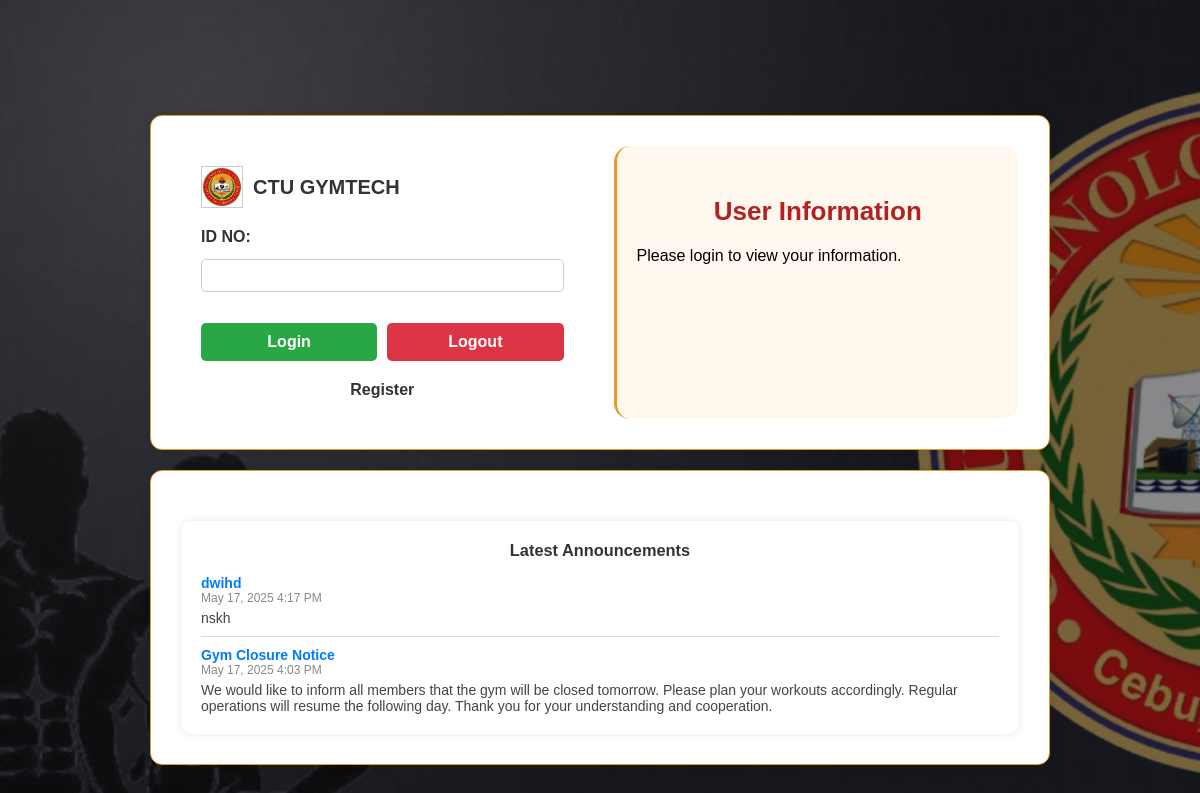
Page /GYM/user/user_login.php on the committed database.
### tables this page shows
CREATE TABLE `announcements` (
  `id` int(11) NOT NULL,
  `title` varchar(255) NOT NULL,
  `message` text NOT NULL,
  `created_at` datetime DEFAULT current_timestamp()
);

### GYM/user/user_login.php (the view, shortened to what this page needs)
<?php
$servername = "localhost";
$username = "root";
$password = "";
$dbname = "gym_management";
$conn = new mysqli($servername, $username, $password, $dbname);
$announcements = [];
$query = "SELECT * FROM announcements ORDER BY created_at DESC LIMIT 5";
$result = $conn->query($query);
if ($result && $result->num_rows > 0) {
    while ($row = $result->fetch_assoc()) {
        $announcements[] = $row;
    }
}
?>
<!DOCTYPE html>
<html lang="en">
<head>
    <link rel="stylesheet" href="css/user_login.css">
</head>
<body>
<div class="wrapper">
    <div class="container">
        <div class="left-section">
            <div class="logo-container">
                <img src="images/ctu_logo.png" alt="CTU Logo" style="max-width: 40px; max-height: 40px; border: 1px solid #ccc;">
                <span class="logo-text">CTU GYMTECH</span>
            </div>
            <form method="POST">
                <label for="user_id">ID NO:</label>
                <input type="text" name="user_id" id="user_id" required autocomplete="off">
                <div class="form-buttons">
                    <button type="submit" formaction="process_login.php" class="login-btn">Login</button>
                    <button type="submit" formaction="process_logout.php" class="logout-btn">Logout</button>
                </div>
            </form>
            <a href="signup.php" class="signup-link">Register</a>
        </div>
        <div class="right-section">
            <h2>User Information</h2>
            <?php
            $displayUser = null;
            $displayLoginTime = null;
            $displayLogoutTime = null;
            if ($displayUser):
            ?>
                <div class="user-info">
                    <p><strong>Name:</strong> <?= htmlspecialchars($displayUser['name'] ?? 'N/A') ?></p>
                    <p><strong>Age:</strong> <?= htmlspecialchars($displayUser['age'] ?? 'N/A') ?></p>
                    <p><strong>Gender:</strong> <?= htmlspecialchars($displayUser['gender'] ?? 'N/A') ?></p>
                    <p><strong>Role:</strong> <?= htmlspecialchars($displayUser['type'] ?? 'N/A') ?></p>
                    <?php if (isset($displayUser['type']) && $displayUser['type'] == 'Student'): ?>
                        <p><strong>Course:</strong> <?= htmlspecialchars($displayUser['course'] ?? 'N/A') ?></p>
                        <p><strong>Section:</strong> <?= htmlspecialchars($displayUser['section'] ?? 'N/A') ?></p>
                    <?php endif; ?>
                    <?php if ($displayLoginTime): ?>
                        <p><strong>Login Time:</strong> <?= htmlspecialchars($displayLoginTime) ?></p>
                    <?php endif; ?>
                    <?php if ($displayLogoutTime): ?>
                        <p><strong>Logout Time:</strong> <?= htmlspecialchars($displayLogoutTime) ?></p>
                    <?php endif; ?>
                </div>
            <?php else: ?>
                <p>Please login to view your information.</p>
            <?php endif; ?>
        </div>
    </div>
    <div class="container">
        <div class="announcement-box">
            <h3>Latest Announcements</h3>
            <?php if (!empty($announcements)): ?>
                <?php foreach ($announcements as $announcement): ?>
                    <div class="announcement-item">
                        <div class="announcement-title"><?= htmlspecialchars($announcement['title']) ?></div>
                        <div class="announcement-date"><?= date("M j, Y g:i A", strtotime($announcement['created_at'])) ?></div>
                        <div class="announcement-message"><?= nl2br(htmlspecialchars($announcement['message'])) ?></div>
                    </div>
                <?php endforeach; ?>
            <?php else: ?>
                <p>No announcements posted yet.</p>
            <?php endif; ?>
        </div>
    </div>
</div>
</body>
</html>

### GYM/user/css/user_login.css (style rules this page uses)
body { font-family: 'Segoe UI', Tahoma, Geneva, Verdana, sans-serif; background: url('../images/background.png') no-repeat center center fixed; background-size: cover; margin: 0; padding: 0; display: flex; justify-content: center; align-items: center; height: 100vh; }
.container { width: 100%; max-width: 900px; background-color: rgba(255, 255, 255, 0.4); padding: 30px; box-shadow: 0 12px 30px rgba(0, 0, 0, 0.1); border-radius: 16px; display: flex; justify-content: space-between; gap: 30px; box-sizing: border-box; border: 1px solid #e69c2b; }
.logo-container { display: flex; align-items: center; gap: 10px; margin-bottom: 20px; }
.logo-text { font-size: 20px; font-weight: bold; color: #333; }
.left-section { width: 45%; padding: 20px; text-align: left; }
h2 { margin-top: 30px; color: #b22222; font-size: 26px; font-weight: 600; }
.right-section { width: 50%; padding: 20px; background-color: #fff8ee; border-left: 3px solid #e69c2b; border-radius: 16px; }
.right-section h2 { text-align: center; width: 100%; }
form { margin-top: 20px; }
label { font-weight: 600; margin-top: 10px; margin-bottom: 8px; display: block; color: #333; }
input[type="text"] { width: 100%; padding: 12px; margin-top: 6px; margin-bottom: 16px; border: 1.5px solid #ccc; border-radius: 10px; box-sizing: border-box; transition: border-color 0.3s; }
input[type="submit"], .logout-btn, .login-btn { width: 48%; background-color: transparent; color: #000; padding: 12px 0; font-size: 16px; border: 2px solid #535252; border-radius: 10px; cursor: pointer; font-weight: bold; text-align: center; transition: background-color 0.3s ease, color 0.3s ease; }
.signup-link { margin-top: 12px; display: block; text-align: center; color: #125db3; text-decoration: none; font-weight: bold; }

### GYM/user/user_login.php (style rules this page uses)
body { font-family: Arial, sans-serif; background-color: #f2f2f2; margin: 0; padding: 40px 0; }
.wrapper { display: flex; flex-direction: column; align-items: center; justify-content: flex-start; gap: 20px; }
.container { width: 100%; max-width: 900px; display: flex; background: #fff; border-radius: 12px; box-shadow: 0 0 10px rgba(0,0,0,0.1); overflow: hidden; }
.left-section, .right-section { width: 50%; padding: 20px; }
.logo-container { display: flex; align-items: center; gap: 10px; margin-bottom: 20px; }
.logo-text { font-weight: bold; font-size: 20px; }
form label { display: block; margin-top: 10px; }
form input[type="text"] { width: 100%; padding: 8px; margin-top: 5px; border-radius: 5px; border: 1px solid #ccc; }
.form-buttons { display: flex; gap: 10px; margin-top: 15px; }
.form-buttons button { flex: 1; padding: 10px; font-weight: bold; border: none; border-radius: 5px; cursor: pointer; }
.login-btn { background-color: #28a745; color: white; }
.logout-btn { background-color: #dc3545; color: white; }
.signup-link { display: block; margin-top: 20px; text-align: center; font-weight: bold; color: #333; }
.right-section h2 { text-align: center; margin-bottom: 20px; }
.announcement-box { background: #fff; border-radius: 10px; padding: 20px; box-shadow: 0 0 8px rgba(0,0,0,0.1); font-size: 14px; margin-top: 20px; }
.announcement-box h3 { margin-top: 0; margin-bottom: 15px; text-align: center; font-weight: bold; color: #333; }
.announcement-item { border-bottom: 1px solid #ddd; padding-bottom: 10px; margin-bottom: 10px; }
.announcement-item:last-child { border-bottom: none; margin-bottom: 0; padding-bottom: 0; }
.announcement-title { font-weight: bold; color: #007bff; }
.announcement-date { font-size: 12px; color: #888; margin-bottom: 5px; }
.announcement-message { white-space: pre-wrap; color: #444; }

### rows in the picture
announcements: title "dwihd", created_at "May 17, 2025 4:17 PM", message "nskh"
announcements: title "Gym Closure Notice", created_at "May 17, 2025 4:03 PM", message "We would like to inform all members that the gym will be closed tomorrow. Please plan your workouts accordingly. Regular operations will resume the following day. Thank you for your understanding and cooperation."
